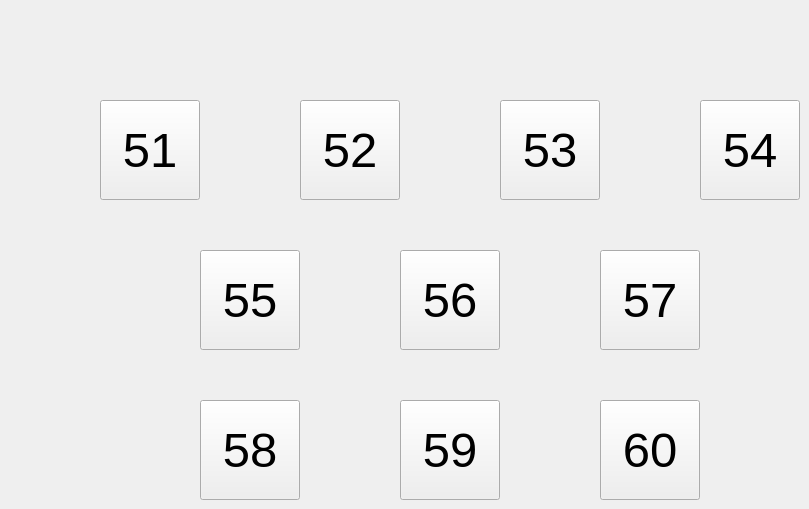
   <widget class="QWidget" name="page_6">
    <widget class="QPushButton" name="Pigsty_52">
     <property name="geometry">
      <rect>
       <x>300</x>
       <y>100</y>
       <width>100</width>
       <height>100</height>
      </rect>
     </property>
     <property name="font">
      <font>
       <pointsize>37</pointsize>
      </font>
     </property>
     <property name="text">
      <string>52</string>
     </property>
    </widget>
    <widget class="QPushButton" name="Pigsty_54">
     <property name="geometry">
      <rect>
       <x>700</x>
       <y>100</y>
       <width>100</width>
       <height>100</height>
      </rect>
     </property>
     <property name="font">
      <font>
       <pointsize>37</pointsize>
      </font>
     </property>
     <property name="text">
      <string>54</string>
     </property>
    </widget>
    <widget class="QPushButton" name="Pigsty_53">
     <property name="geometry">
      <rect>
       <x>500</x>
       <y>100</y>
       <width>100</width>
       <height>100</height>
      </rect>
     </property>
     <property name="font">
      <font>
       <pointsize>37</pointsize>
      </font>
     </property>
     <property name="text">
      <string>53</string>
     </property>
    </widget>
    <widget class="QPushButton" name="Pigsty_57">
     <property name="geometry">
      <rect>
       <x>600</x>
       <y>250</y>
       <width>100</width>
       <height>100</height>
      </rect>
     </property>
     <property name="font">
      <font>
       <pointsize>37</pointsize>
      </font>
     </property>
     <property name="text">
      <string>57</string>
     </property>
    </widget>
    <widget class="QPushButton" name="Pigsty_51">
     <property name="geometry">
      <rect>
       <x>100</x>
       <y>100</y>
       <width>100</width>
       <height>100</height>
      </rect>
     </property>
     <property name="font">
      <font>
       <pointsize>37</pointsize>
      </font>
     </property>
     <property name="text">
      <string>51</string>
     </property>
    </widget>
    <widget class="QPushButton" name="Pigsty_55">
     <property name="geometry">
      <rect>
       <x>200</x>
       <y>250</y>
       <width>100</width>
       <height>100</height>
      </rect>
     </property>
     <property name="font">
      <font>
       <pointsize>37</pointsize>
      </font>
     </property>
     <property name="text">
      <string>55</string>
     </property>
    </widget>
    <widget class="QPushButton" name="Pigsty_58">
     <property name="geometry">
      <rect>
       <x>200</x>
       <y>400</y>
       <width>100</width>
       <height>100</height>
      </rect>
     </property>
     <property name="font">
      <font>
       <pointsize>37</pointsize>
      </font>
     </property>
     <property name="text">
      <string>58</string>
     </property>
    </widget>
    <widget class="QPushButton" name="Pigsty_59">
     <property name="geometry">
      <rect>
       <x>400</x>
       <y>400</y>
       <width>100</width>
       <height>100</height>
      </rect>
     </property>
     <property name="font">
      <font>
       <pointsize>37</pointsize>
      </font>
     </property>
     <property name="text">
      <string>59</string>
     </property>
    </widget>
    <widget class="QPushButton" name="Pigsty_56">
     <property name="geometry">
      <rect>
       <x>400</x>
       <y>250</y>
       <width>100</width>
       <height>100</height>
      </rect>
     </property>
     <property name="font">
      <font>
       <pointsize>37</pointsize>
      </font>
     </property>
     <property name="text">
      <string>56</string>
     </property>
    </widget>
    <widget class="QPushButton" name="Pigsty_60">
     <property name="geometry">
      <rect>
       <x>600</x>
       <y>400</y>
       <width>100</width>
       <height>100</height>
      </rect>
     </property>
     <property name="font">
      <font>
       <pointsize>37</pointsize>
      </font>
     </property>
     <property name="text">
      <string>60</string>
     </property>
    </widget>
   </widget>
